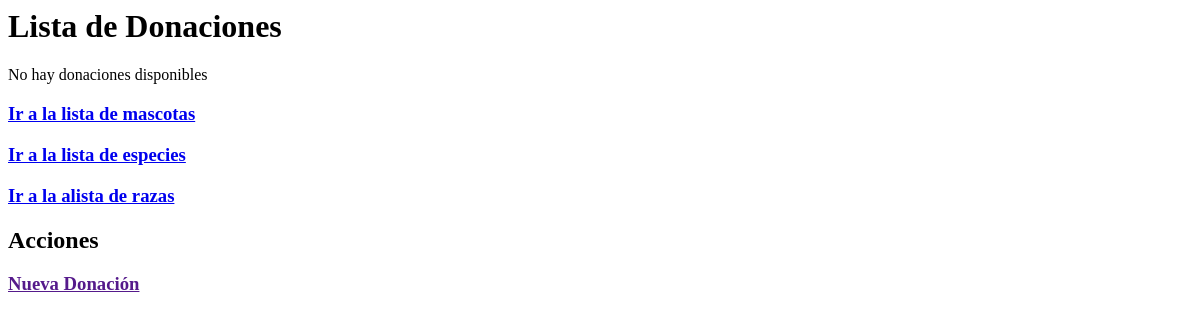
Before: /donacion/ with the older database file.
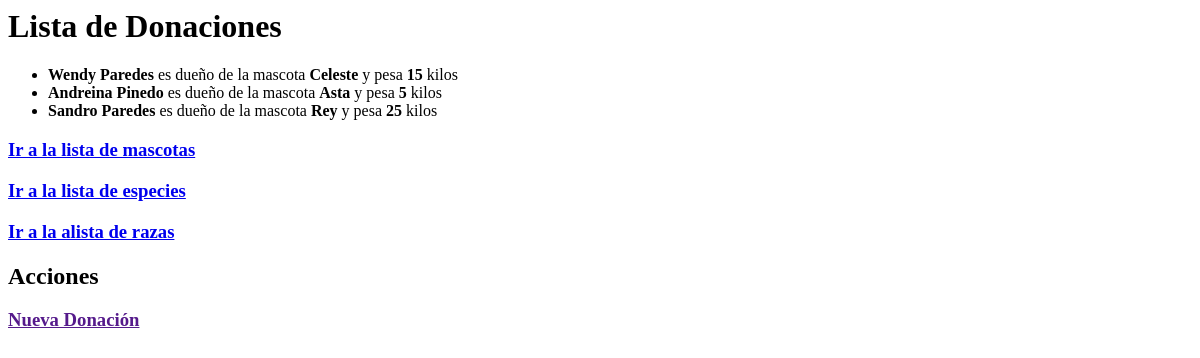
After: the same page with the newer database file.
### donacion/models.py (models this page shows, shortened)
class Donacion(models.Model):
    mascota = models.ForeignKey(Mascota, on_delete=models.CASCADE)
    fecha_donacion = models.DateTimeField("fecha de donacion")
    nombre_cliente = models.CharField(max_length=200)
    dni = models.CharField(max_length=8)
    edad = models.IntegerField()

class Mascota(models.Model):
    raza = models.ForeignKey(Raza, on_delete=models.CASCADE)
    nombre_mascota = models.CharField(max_length=50)
    edad_mascota = models.IntegerField(default=0)
    color = models.CharField(max_length=50)
    fecha_registro = models.DateTimeField("Fecha de registro de mascota")
    peso = models.IntegerField(default=0)
    estado = models.IntegerField(default=0)
    def __str__(self):
        return self.nombre_mascota

### donacion/views.py (the view)
# urls.py: path("", views.IndexView.as_view(), name="index"),
class IndexView(generic.ListView):
    template_name = "donacion/index.html"
    context_object_name = "lista_de_donaciones"
    def get_queryset(self):
        return  Donacion.objects.order_by("-fecha_donacion")[:10]

### donacion/templates/donacion/index.html
<h1>Lista de Donaciones</h1>
{% if lista_de_donaciones  %}
<ul>
    {% for i in lista_de_donaciones %}
        <li><b>{{i.nombre_cliente}}</b> es dueño de la mascota <b>{{i.mascota}}</b> y pesa
        <b>{{i.mascota.peso}}</b> kilos</li>
    {% endfor %}
{% else %}
    <p>No hay donaciones disponibles</p>
{% endif %}
</ul>
<h3><a href="/donacion/mascota"> Ir a la lista de mascotas</a></h3>
<h3><a href="/donacion/especie"> Ir a la lista de especies</a></h3>
<h3><a href="/donacion/raza"> Ir a la alista de razas</a></h3>
<h2>Acciones</h2>
<h3><a href="">Nueva Donación</a></h3>

Changed rows visible on the page:
added Donacion: nombre_cliente "Wendy Paredes", mascota "Celeste", mascota.peso "15"
added Donacion: nombre_cliente "Andreina Pinedo", mascota "Asta", mascota.peso "5"
added Donacion: nombre_cliente "Sandro Paredes", mascota "Rey", mascota.peso "25"
Other visible differences:
text no longer shown: "No hay donaciones disponibles"
